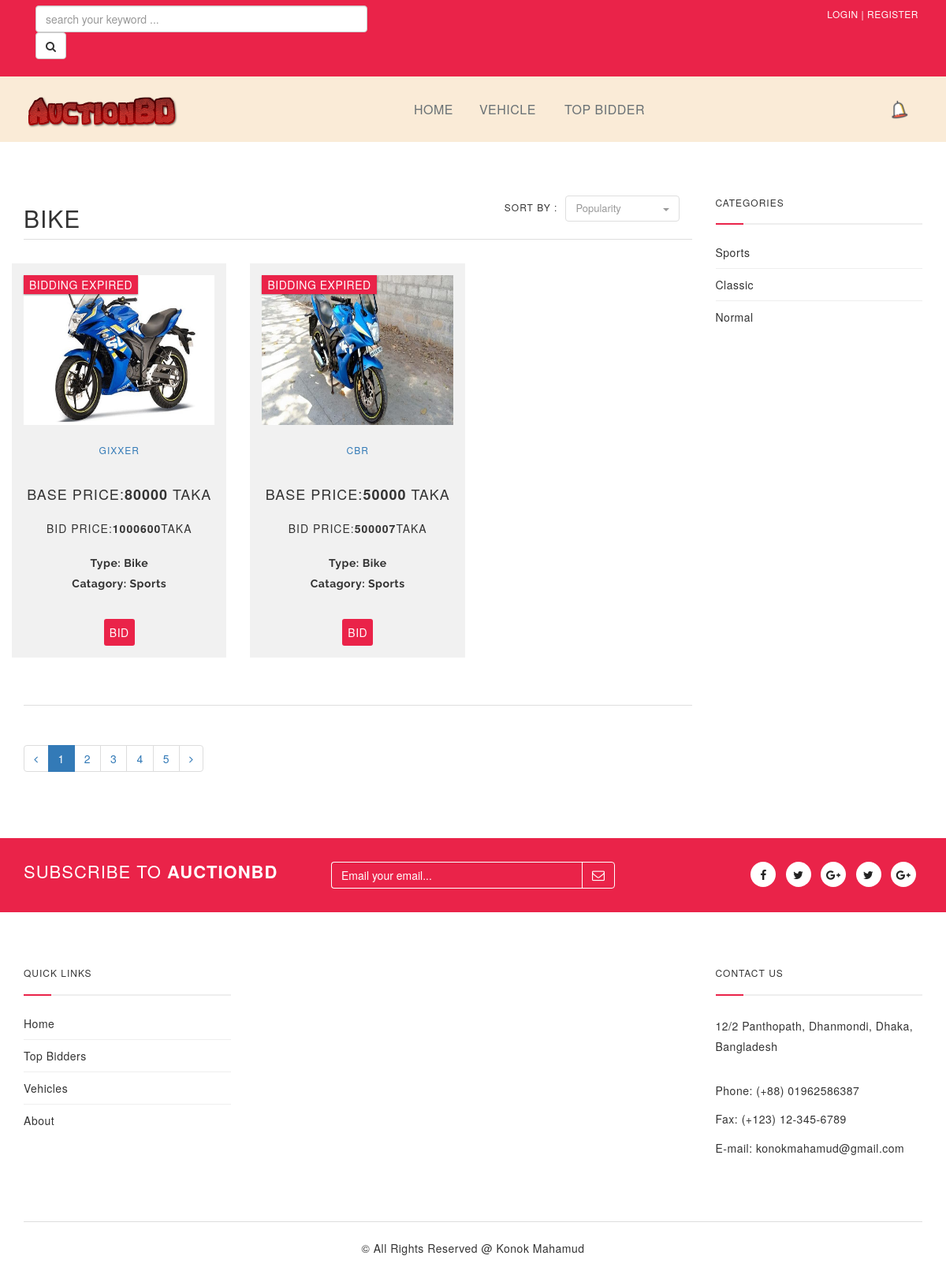
The app's page /customer/bike.php with its own data.
### tables this page shows
CREATE TABLE `catagory` (
  `ID` int(10) NOT NULL,
  `name` varchar(50) NOT NULL,
  `type` varchar(20) NOT NULL
);

CREATE TABLE `vehicle` (
  `ID` int(10) NOT NULL,
  `name` varchar(50) NOT NULL,
  `type` varchar(50) NOT NULL,
  `catagory` int(50) NOT NULL,
  `startDate` date NOT NULL,
  `EndDate` date NOT NULL,
  `image` varchar(300) NOT NULL,
  `price` int(10) NOT NULL,
  `status` int(5) NOT NULL
);

### customer/bike.php (the view, shortened to what this page needs)
 <?php
 include( "../header.php" );
 ?>
<div class="main-contain">
	<div class="container">
		<div class="row">
			<aside>
				<div class="col-md-3 col-sm-12 col-xs-12 sidebar pull-right">
					<div class="widget mb30">
						<h6 class="text-uppercase bottom-line">Categories</h6>
						<ul class="icons-list">
						<?php
							$sql1="SELECT * FROM `catagory` WHERE type ='Bike'";
							$result = $con->query( $sql1 );
								if ( $result->num_rows > 0 ) {
									foreach ( $result as $row ) {
							?>
							<li><a href="bike.php?searchByCatName=<?=$row["name"]?>"><?=$row["name"]?> </a>
							</li>
							<?php }} ?>
						</ul>
					</div>
				</div>
			</aside>
			<div class="col-md-9 col-sm-12 col-xs-12">
				<div class="row  hidden-xs">
					<div class="toolbar">
						<div class="col-sm-4 category-num">
							<h2>Bike</h2>
						</div>
					</div>
					<div class="col-sm-8">
						<ul class="view-mode">
							<li class="sort-list-btn">
								<h6>Sort By :</h6>
								<div class="btn-group">
									<button type="button" class="btn btn-default dropdown-toggle" data-toggle="dropdown">
                                                    Popularity <span class="caret"></span>
                                                </button>
								</div>
							</li>
						</ul>
					</div>
				</div>
				<div class="category-products col-grid-style">
					<div class="row clearfix">
						<div class="row clearfix">
							<?php
							if(isset($_GET["searchByCatName"])){
								$catName=$_GET["searchByCatName"];
								$sql="SELECT vehicle.*, catagory.name as catname FROM `vehicle` INNER JOIN catagory ON catagory.ID=vehicle.catagory WHERE catagory.name='$catName' AND vehicle.type='Bike' AND vehicle.`status` =0 ";
							}else{
								$sql="SELECT vehicle.*, catagory.name as catname FROM `vehicle` INNER JOIN catagory ON catagory.ID=vehicle.catagory WHERE  vehicle.type='Bike' AND vehicle.`status` =0 ";
							}
							$result = $con->query( $sql );
								if ( $result->num_rows > 0 ) {
									foreach ( $result as $row ) {
										$ID=$row["ID"];
										$name=$row["name"];
										$type=$row["type"];
										$catagory=$row["catname"];
										$EndDate=$row["EndDate"];
										$image=$row["image"];
										$price=$row["price"];
							?>
										<div class="col-md-4 col-sm-6 col-xs-12">
								<div class="products grid-product mb30">
									<div class="product-grid-inner">
										<div class="product-grid-img">
											<ul class="product-labels">
												<li><?php  date_default_timezone_set("Asia/Dhaka");
										$nowDate=date("Y-m-d");
										if($nowDate > $EndDate){
															echo("Bidding Expired");
										}else{
											echo("continue...");
										}
												?></li>
											</ul>
											<a href="#" class="product-grid-img-thumbnail">
											<img style="width: auto; height: 190px; " src="<?=$_SESSION["directory"]?>img/vehicle/<?=$image?>" alt="img" class="img-responsive primary-img" />
										</a>
										</div>
										<div class="product-grid-caption text-center">
											<h6><a class="p-grid-title" href="<?=$_SESSION["directory"]?>customer/carDetails.php?id=<?=$ID?>"><?=$name?></a></h6>
											<h4>Base Price:<strong><?=$price?></strong> Taka</h4>
													<?php
											$sql2="SELECT MAX(price) FROM `bidder` WHERE vehicleID='$ID'";
										$result2 = $con->query( $sql2 );
											if ( $result2->num_rows > 0 ) {
									foreach ( $result2 as $row ) {
									$bidPrice=$row["MAX(price)"];
									}} ?>
											<h5>Bid Price:<strong><?php if(!empty($bidPrice)){echo($bidPrice);}else{echo("No bidding yet");} ?></strong><?php if(!empty($bidPrice)){echo("Taka");} ?></h5>
											<div class="pro-size"><label>Type: <span><?=$type?></span> </label>
											<div><label>Catagory: <span><?=$catagory?></span> </label></div>
											</div>
											<a class="btn btn-product cd-cart-btn" href="<?=$_SESSION["directory"]?>customer/carDetails.php?id=<?=$ID?>"> BID</a>
										</div>
									</div>
								</div>
							</div>
								<?php
							 		}
								}
							?>
						</div>
					</div>
				</div>
			</div>
		</div>
		<div class="cd-pagination">
			<ul class="pagination">
				<li><a href="#"><i class="fa fa-angle-left" aria-hidden="true"></i></a>
				</li>
				<li class="active"><a href="#">1</a>
				</li>
				<li><a href="#">2</a>
				</li>
				<li><a href="#">3</a>
				</li>
				<li><a href="#">4</a>
				</li>
				<li><a href="#">5</a>
				</li>
				<li><a href="#"><i class="fa fa-angle-right" aria-hidden="true"></i></a>
				</li>
			</ul>
		</div>
	</div>
</div>
 <?php
 include( "../footer.php" );
 ?>

### records on screen
catagory: name "Sports"
catagory: name "Classic"
catagory: name "Normal"
vehicle: EndDate "BIDDING EXPIRED", image (picture), name "GIXXER", price "80000", bidPrice "1000600", type "Bike", catagory.name "Sports"
vehicle: EndDate "BIDDING EXPIRED", image (picture), name "CBR", price "50000", bidPrice "500007", type "Bike", catagory.name "Sports"
